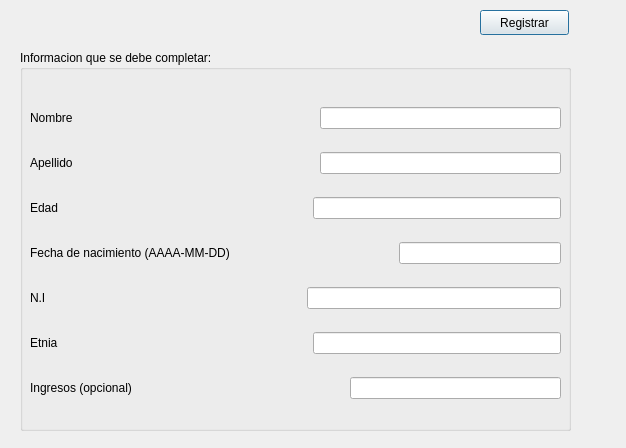
<?xml version="1.0" encoding="UTF-8"?>
<ui version="4.0">
 <class>crear_pac</class>
 <widget class="QDialog" name="crear_pac">
  <property name="geometry">
   <rect>
    <x>0</x>
    <y>0</y>
    <width>626</width>
    <height>448</height>
   </rect>
  </property>
  <property name="windowTitle">
   <string>Dialog</string>
  </property>
  <widget class="QGroupBox" name="groupBox">
   <property name="geometry">
    <rect>
     <x>20</x>
     <y>50</y>
     <width>551</width>
     <height>381</height>
    </rect>
   </property>
   <property name="title">
    <string>Informacion que se debe completar:</string>
   </property>
   <widget class="QWidget" name="layoutWidget">
    <property name="geometry">
     <rect>
      <x>10</x>
      <y>40</y>
      <width>531</width>
      <height>331</height>
     </rect>
    </property>
    <layout class="QGridLayout" name="gridLayout_2">
     <item row="0" column="0">
      <layout class="QHBoxLayout" name="horizontalLayout">
       <item>
        <widget class="QLabel" name="label_7">
         <property name="text">
          <string>Nombre</string>
         </property>
        </widget>
       </item>
       <item>
        <spacer name="horizontalSpacer">
         <property name="orientation">
          <enum>Qt::Horizontal</enum>
         </property>
         <property name="sizeHint" stdset="0">
          <size>
           <width>40</width>
           <height>20</height>
          </size>
         </property>
        </spacer>
       </item>
       <item>
        <widget class="QLineEdit" name="lineEdit_nombre">
         <property name="readOnly">
          <bool>false</bool>
         </property>
        </widget>
       </item>
      </layout>
     </item>
     <item row="1" column="0">
      <layout class="QHBoxLayout" name="horizontalLayout_2">
       <item>
        <widget class="QLabel" name="label_2">
         <property name="text">
          <string>Apellido</string>
         </property>
        </widget>
       </item>
       <item>
        <spacer name="horizontalSpacer_2">
         <property name="orientation">
          <enum>Qt::Horizontal</enum>
         </property>
         <property name="sizeHint" stdset="0">
          <size>
           <width>40</width>
           <height>20</height>
          </size>
         </property>
        </spacer>
       </item>
       <item>
        <widget class="QLineEdit" name="lineEdit_apellido">
         <property name="readOnly">
          <bool>false</bool>
         </property>
        </widget>
       </item>
      </layout>
     </item>
     <item row="2" column="0">
      <layout class="QHBoxLayout" name="horizontalLayout_3">
       <item>
        <widget class="QLabel" name="label_8">
         <property name="text">
          <string>Edad</string>
         </property>
        </widget>
       </item>
       <item>
        <spacer name="horizontalSpacer_3">
         <property name="orientation">
          <enum>Qt::Horizontal</enum>
         </property>
         <property name="sizeHint" stdset="0">
          <size>
           <width>40</width>
           <height>20</height>
          </size>
         </property>
        </spacer>
       </item>
       <item>
        <widget class="QLineEdit" name="lineEdit_edad">
         <property name="readOnly">
          <bool>false</bool>
         </property>
        </widget>
       </item>
      </layout>
     </item>
     <item row="3" column="0">
      <layout class="QHBoxLayout" name="horizontalLayout_4">
       <item>
        <widget class="QLabel" name="label_3">
         <property name="text">
          <string>Fecha de nacimiento (AAAA-MM-DD)</string>
         </property>
        </widget>
       </item>
       <item>
        <spacer name="horizontalSpacer_7">
         <property name="orientation">
          <enum>Qt::Horizontal</enum>
         </property>
         <property name="sizeHint" stdset="0">
          <size>
           <width>40</width>
           <height>20</height>
          </size>
         </property>
        </spacer>
       </item>
       <item>
        <widget class="QLineEdit" name="lineEdit_fn">
         <property name="readOnly">
          <bool>false</bool>
         </property>
        </widget>
       </item>
      </layout>
     </item>
     <item row="4" column="0">
      <layout class="QHBoxLayout" name="horizontalLayout_5">
       <item>
        <widget class="QLabel" name="label_4">
         <property name="text">
          <string>N.I</string>
         </property>
        </widget>
       </item>
       <item>
        <spacer name="horizontalSpacer_4">
         <property name="orientation">
          <enum>Qt::Horizontal</enum>
         </property>
         <property name="sizeHint" stdset="0">
          <size>
           <width>40</width>
           <height>20</height>
          </size>
         </property>
        </spacer>
       </item>
       <item>
        <widget class="QLineEdit" name="lineEdit_ni">
         <property name="readOnly">
          <bool>false</bool>
         </property>
        </widget>
       </item>
      </layout>
     </item>
     <item row="5" column="0">
      <layout class="QHBoxLayout" name="horizontalLayout_6">
       <item>
        <widget class="QLabel" name="label_5">
         <property name="text">
          <string>Etnia</string>
         </property>
        </widget>
       </item>
       <item>
        <spacer name="horizontalSpacer_5">
         <property name="orientation">
          <enum>Qt::Horizontal</enum>
         </property>
         <property name="sizeHint" stdset="0">
          <size>
           <width>40</width>
           <height>20</height>
          </size>
         </property>
        </spacer>
       </item>
       <item>
        <widget class="QLineEdit" name="lineEdit_etnia">
         <property name="readOnly">
          <bool>false</bool>
         </property>
        </widget>
       </item>
      </layout>
     </item>
     <item row="6" column="0">
      <layout class="QHBoxLayout" name="horizontalLayout_7">
       <item>
        <widget class="QLabel" name="label_6">
         <property name="text">
          <string>Ingresos (opcional)</string>
         </property>
        </widget>
       </item>
       <item>
        <spacer name="horizontalSpacer_6">
         <property name="orientation">
          <enum>Qt::Horizontal</enum>
         </property>
         <property name="sizeHint" stdset="0">
          <size>
           <width>40</width>
           <height>20</height>
          </size>
         </property>
        </spacer>
       </item>
       <item>
        <widget class="QLineEdit" name="lineEdit_ingresos">
         <property name="readOnly">
          <bool>false</bool>
         </property>
        </widget>
       </item>
      </layout>
     </item>
    </layout>
   </widget>
  </widget>
  <widget class="QPushButton" name="Registra_paci">
   <property name="geometry">
    <rect>
     <x>480</x>
     <y>10</y>
     <width>89</width>
     <height>25</height>
    </rect>
   </property>
   <property name="text">
    <string>Registrar</string>
   </property>
  </widget>
 </widget>
 <resources/>
 <connections/>
</ui>
